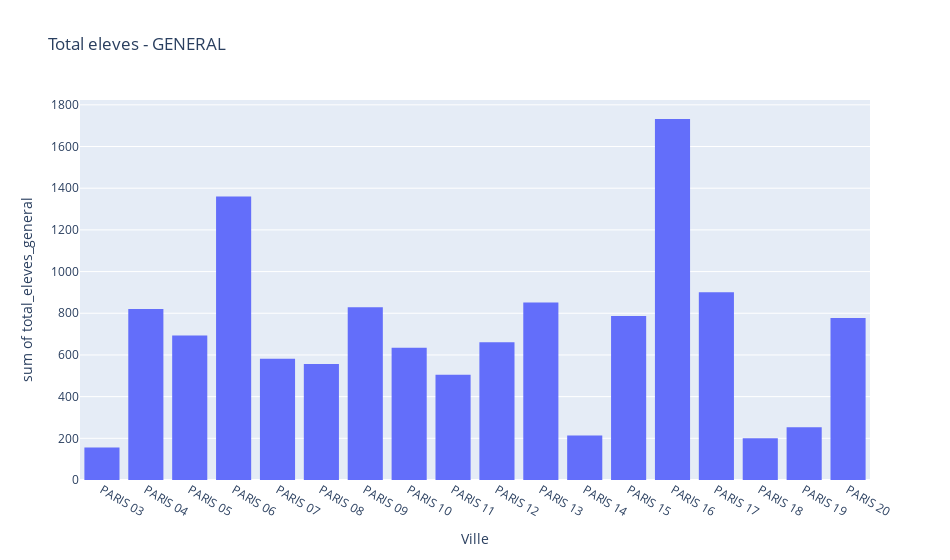

Source (notebook cell):
### Code cell
df2_bac=df1_bac[df1_bac['Academie']=='PARIS']
fig = px.histogram(df2_bac[df2_bac['Annee']==2019].groupby(['Annee','Ville'])['total_eleves_general'].sum().reset_index(), x='Ville',y="total_eleves_general", title='Total eleves - GENERAL', width=950, height=560)
fig.update_layout(legend =dict(font = dict(family = "Courier", size = 10, color = "black")),
                  legend_title = dict(font = dict(size = 20, color = "blue")))
fig.show()

### Figure 1 — Plotly figure (JSON) as saved in the notebook; plotly's stock layout.template omitted (floating-point values rounded to 4 significant figures)
{"data": [{"alignmentgroup": "True", "bingroup": "x", "histfunc": "sum", "hovertemplate": "Ville=%{x}<br>sum of total_eleves_general=%{y}<extra></extra>", "legendgroup": "", "marker": {"color": "#636efa", "pattern": {"shape": ""}}, "name": "", "offsetgroup": "", "orientation": "v", "showlegend": false, "type": "histogram", "x": ["PARIS 03", "PARIS 04", "PARIS 05", "PARIS 06", "PARIS 07", "PARIS 08", "PARIS 09", "PARIS 10", "PARIS 11", "PARIS 12", "PARIS 13", "PARIS 14", "PARIS 15", "PARIS 16", "PARIS 17", "PARIS 18", "PARIS 19", "PARIS 20"], "xaxis": "x", "y": [156, 821, 693, 1360, 582, 556, 829, 634, 505, 661, 852, 214, 787, 1732, 901, 200, 253, 777], "yaxis": "y"}], "layout": {"barmode": "relative", "height": 560, "legend": {"font": {"color": "black", "family": "Courier", "size": 10}, "title": {"font": {"color": "blue", "size": 20}}, "tracegroupgap": 0}, "title": {"text": "Total eleves - GENERAL"}, "width": 950, "xaxis": {"anchor": "y", "autorange": true, "domain": [0, 1], "range": [-0.5, 17.5], "title": {"text": "Ville"}, "type": "category"}, "yaxis": {"anchor": "x", "autorange": true, "domain": [0, 1], "range": [0, 1823.0], "title": {"text": "sum of total_eleves_general"}, "type": "linear"}}}
